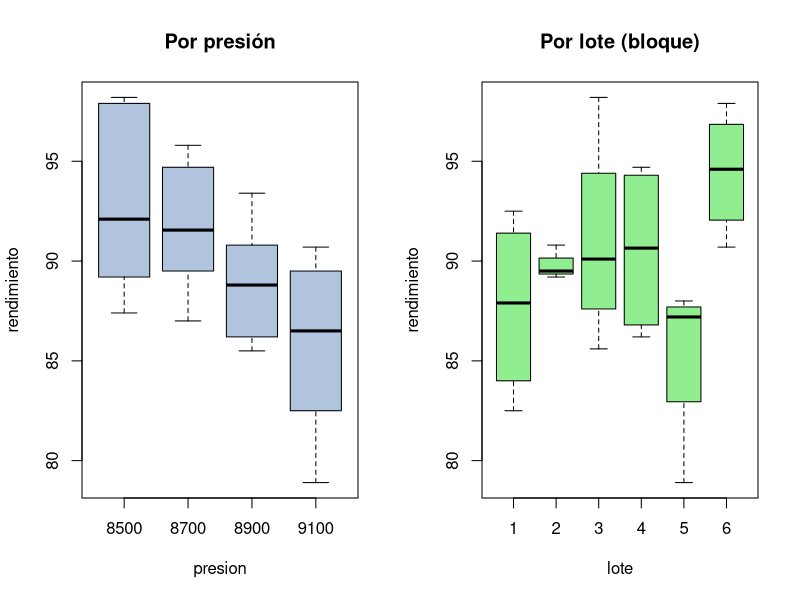
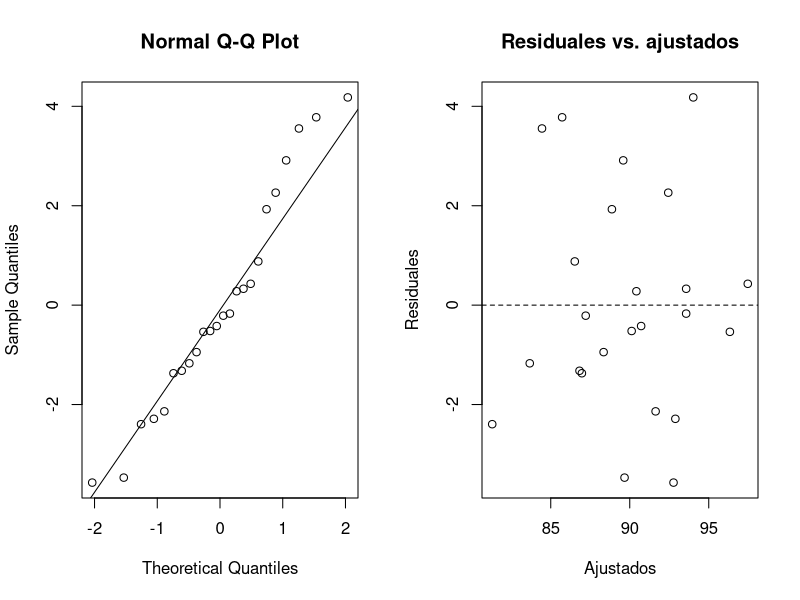

Here is the R script that generated these plots, in order:
## ---- chunk 1
knitr::opts_chunk$set(echo = TRUE, message = FALSE, warning = FALSE,
                      fig.width = 7, fig.height = 4)
## ---- chunk 2
suppressMessages(library(car))
set.seed(2)
## ---- chunk 3
df <- read.csv('../datos/rendimiento-extrusion.csv')
df$presion <- factor(df$presion)
df$lote <- factor(df$lote)
with(df, tapply(rendimiento, list(presion, lote), mean))
## ---- chunk 4
op <- par(mfrow = c(1, 2))
boxplot(rendimiento ~ presion, data = df, main = 'Por presión', col = 'lightsteelblue')
boxplot(rendimiento ~ lote, data = df, main = 'Por lote (bloque)', col = 'lightgreen')
par(op)
## ---- chunk 5
modelo <- aov(rendimiento ~ presion + lote, data = df)
summary(modelo)
## ---- chunk 6
op <- par(mfrow = c(1, 2))
qqnorm(residuals(modelo)); qqline(residuals(modelo))
plot(fitted(modelo), residuals(modelo), xlab='Ajustados', ylab='Residuales',
     main='Residuales vs. ajustados'); abline(h=0, lty=2)
par(op)
shapiro.test(residuals(modelo))
## ---- chunk 7
TukeyHSD(modelo, 'presion')
## ---- chunk 8
s <- summary(modelo)[[1]]
a <- nlevels(df$presion); b <- nlevels(df$lote)
CME <- s['Residuals', 'Mean Sq']
CMB <- s['lote', 'Mean Sq']
ER <- ((b-1)*CMB + b*(a-1)*CME) / ((a*b-1)*CME)
cat('Eficiencia relativa DBCA vs. DCA =', round(ER, 2), '\n')
